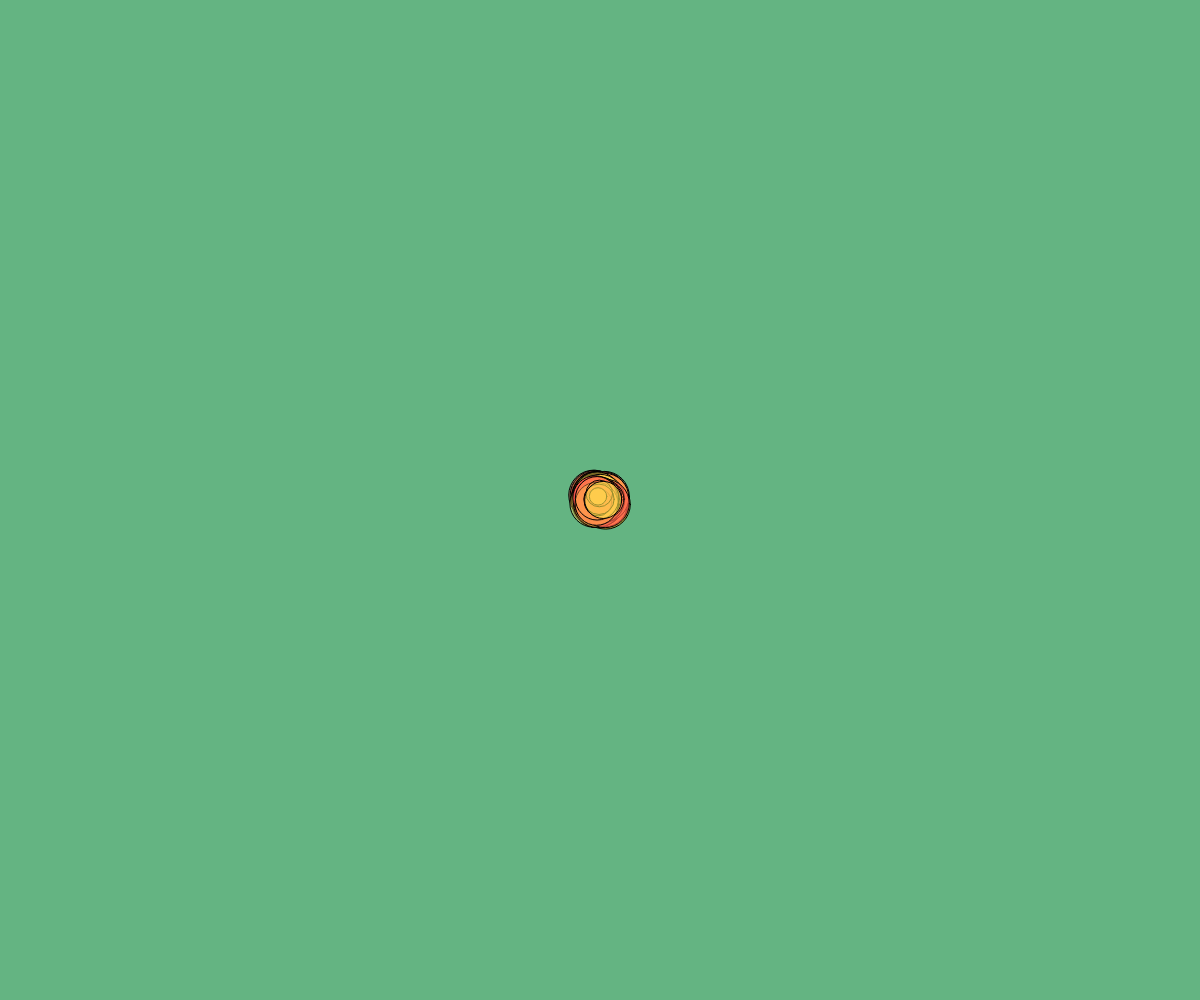
Frame 1 (no input)
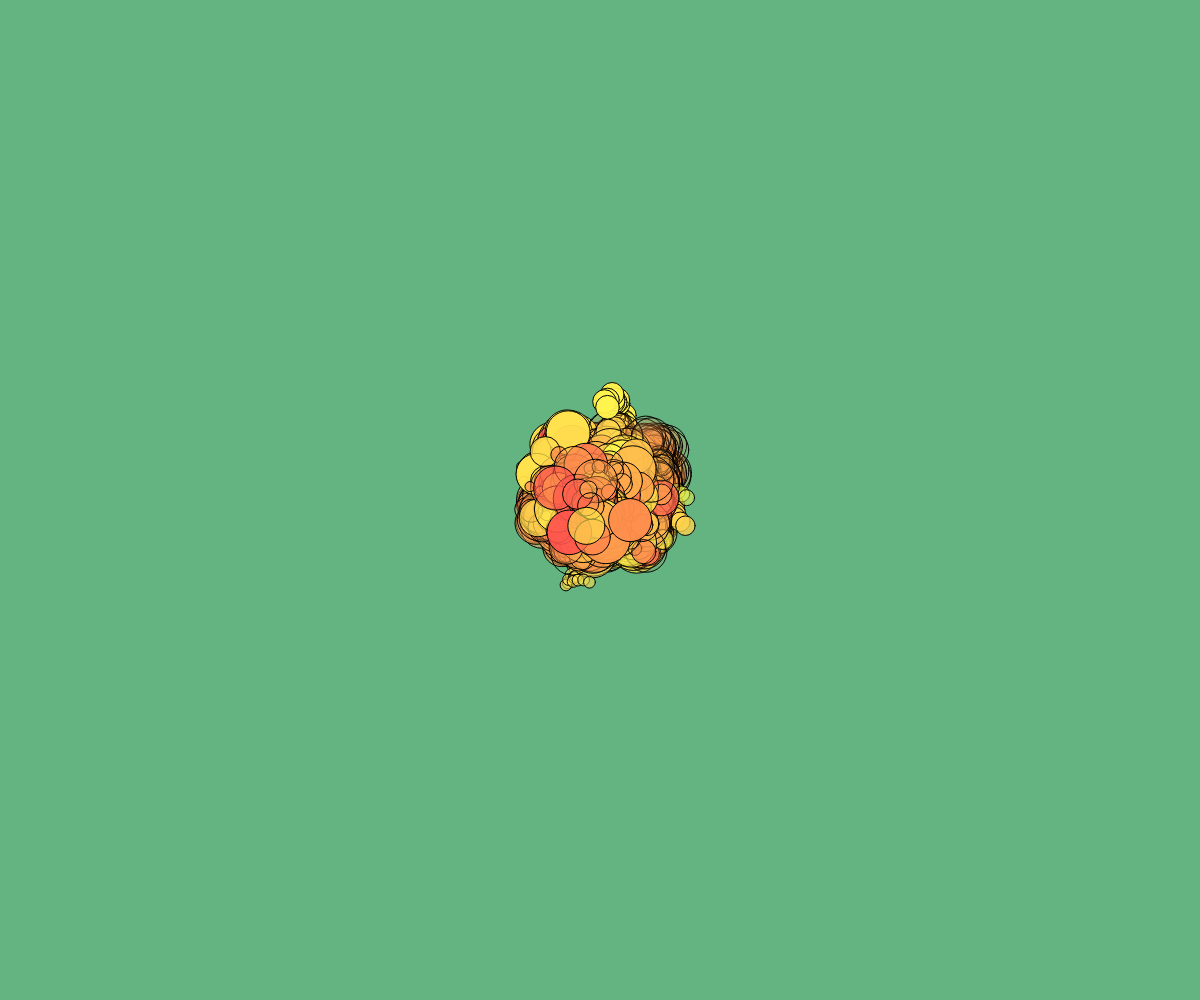
Frame 60 (no input)
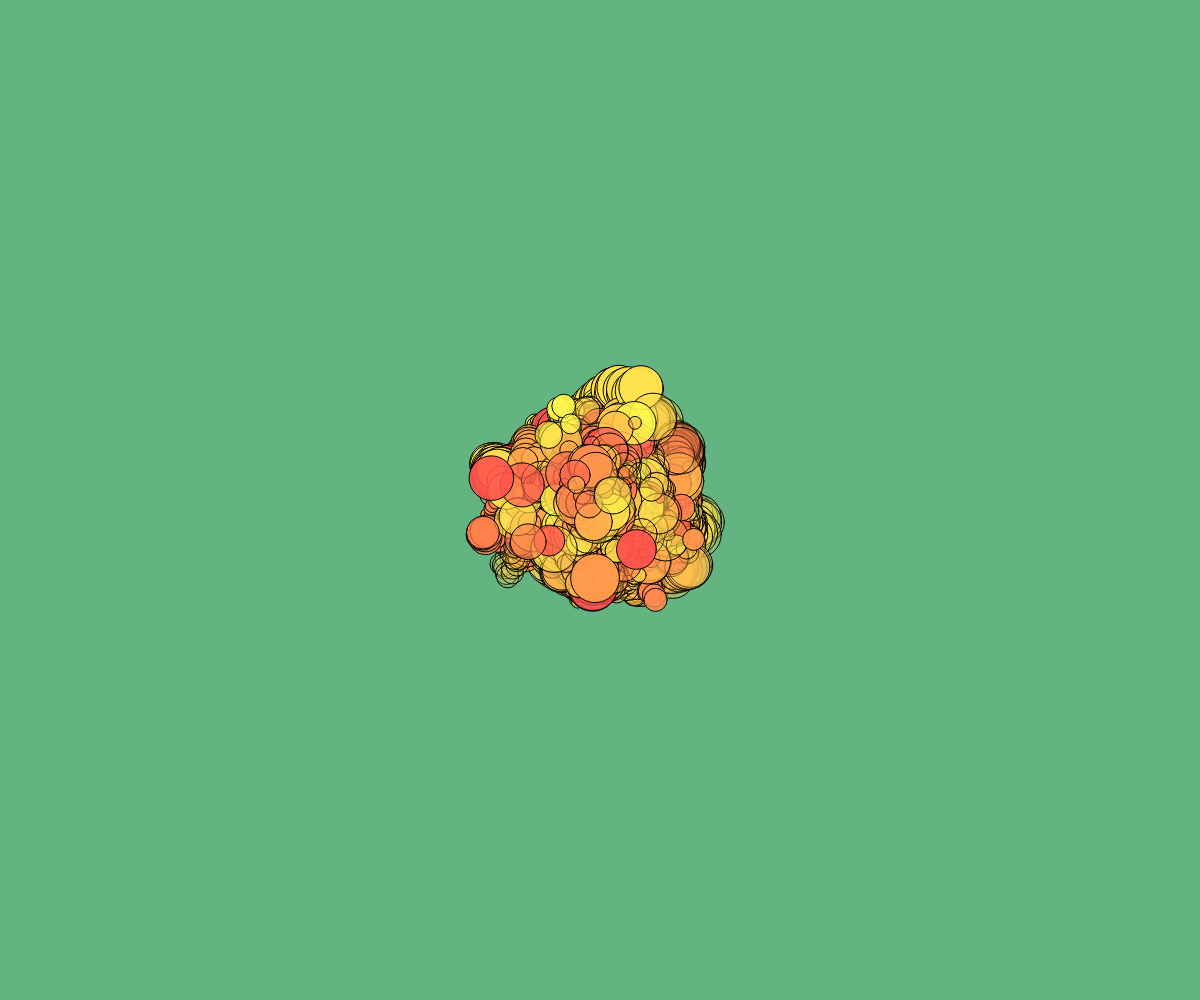
Frame 120 (the mouse pressed at the canvas centre since frame 60)

The p5.js sketch that drew these frames (run headless with seeded random() and noise() and a simulated clock; from frame 60 on, the mouse is pressed at the canvas centre):

// p5.js sketch
// ── sketch.js
let drunks = [];// square brackets indicate i'm making
let drunkAmount = 1000;
//an array

// an array is a variable that contains multiple variables
// each individual variable can be accessed using an 
// index number that is fed into the square brackets
// like so: drunks[5] would give me the 6th drunk in the list


function setup() {
  createCanvas(windowWidth, windowHeight);
  background(100,180,130);
  x = width/2;
  y = height/2;
  colorMode(HSB);

  for(let i = 0;i<drunkAmount;i++){
    let drunkD = random(10,50); // diamters from 10 to 100
    let drunkSpeed = random(1,7); // speeds from 1 to 7
    let drunkHue = random(0,60); // hues from 0 to 60
    drunks[i] = new Drunk(width/2,height/2,drunkD,drunkSpeed,drunkHue);
  }
}

function draw() {
  for(let i = 0;i<drunks.length;i++){
    drunks[i].move();
    drunks[i].display();
  }
}

class Drunk { // class declares a new type of object
  constructor(x,y,diameter,speed,hue){
    this.x = x;
    this.y = y;
    this.diameter = diameter;
    this.speed = speed;
    this.hue = hue;
    this.opacity = random(0,1); // you can also initialize variables here
  }

  move(){ // you can declare functions or "methods" like this
    this.x = this.x+random(-this.speed,this.speed);
    this.y = this.y+random(-this.speed,this.speed);
  }

  display(){
    fill(this.hue,70,100,this.opacity);
    circle(this.x,this.y,this.diameter);
  }
}
